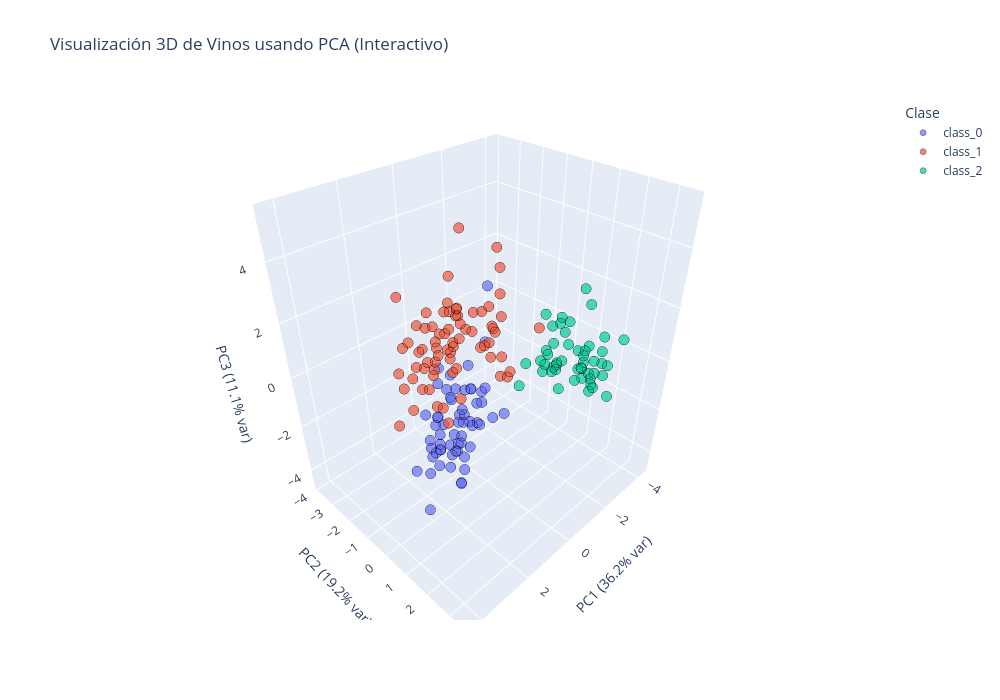

Notebook cell for this chart:
### Code cell
import plotly.graph_objs as go
import plotly.express as px

# Creamos un DataFrame para usar con plotly
import pandas as pd

pca_3d_df = pd.DataFrame(X_pca_3d, columns=['PC1', 'PC2', 'PC3'])
pca_3d_df['Clase'] = y
pca_3d_df['ClaseNombre'] = [class_names[c] for c in y]

# Usamos plotly express para el gráfico interactivo
fig = px.scatter_3d(
    pca_3d_df,
    x='PC1',
    y='PC2',
    z='PC3',
    color='ClaseNombre',
    labels={
        'PC1': f'PC1 ({pca_3d.explained_variance_ratio_[0]*100:.1f}% var)',
        'PC2': f'PC2 ({pca_3d.explained_variance_ratio_[1]*100:.1f}% var)',
        'PC3': f'PC3 ({pca_3d.explained_variance_ratio_[2]*100:.1f}% var)',
    },
    title='Visualización 3D de Vinos usando PCA (Interactivo)',
    opacity=0.7
)
fig.update_traces(marker=dict(size=6, line=dict(width=0.5, color='black')))
fig.update_layout(
    legend_title_text='Clase',
    width=1000,
    height=700,
)
fig.show()
